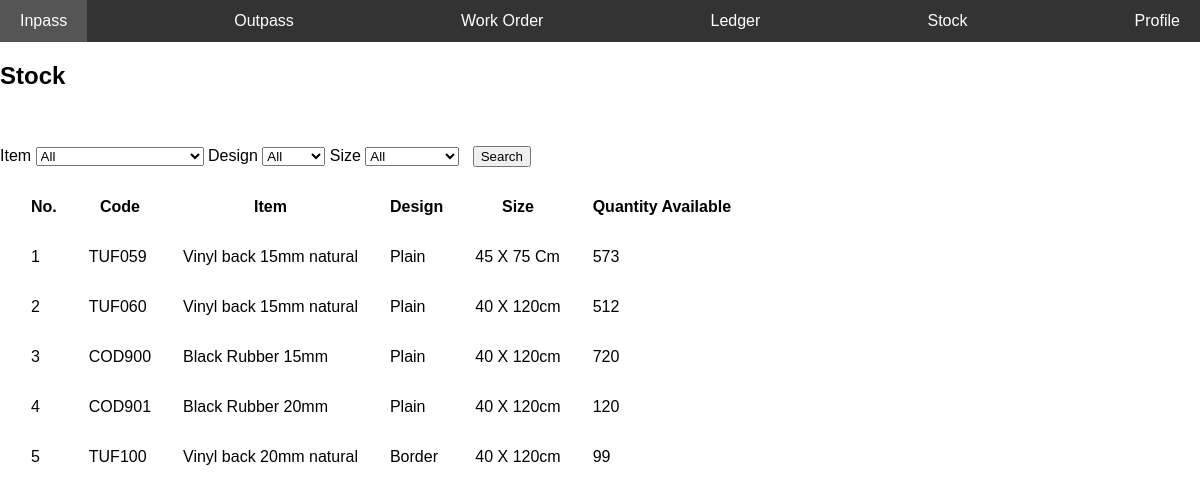
Before: /stock.php with the older database file.
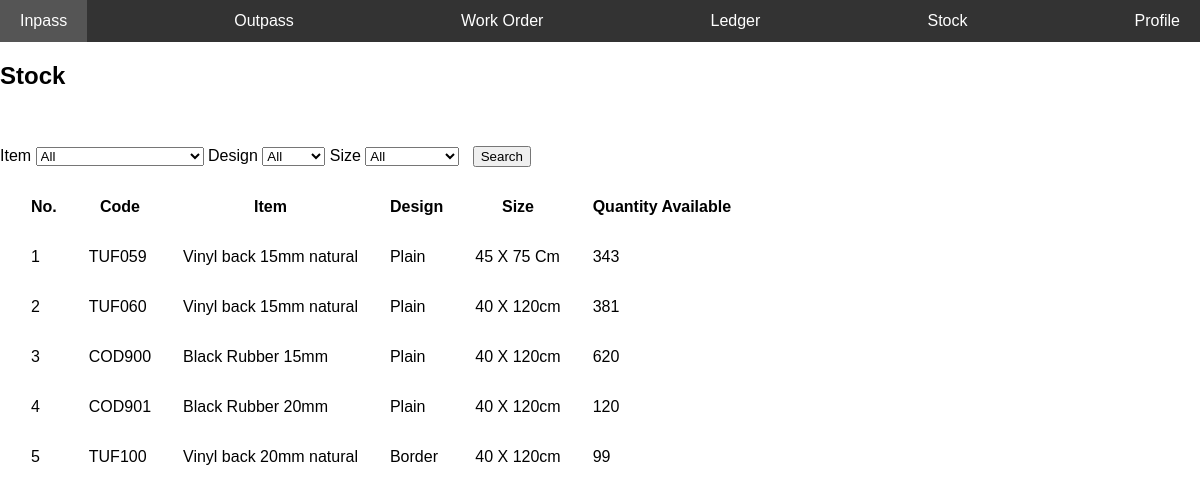
After: the same page with the newer database file.
### tables this page shows
CREATE TABLE IF NOT EXISTS `stock` (
  `index` int NOT NULL AUTO_INCREMENT,
  `grade` varchar(25) NOT NULL,
  `code` varchar(25) NOT NULL,
  `item` varchar(50) NOT NULL,
  `design` varchar(50) NOT NULL,
  `size` varchar(25) NOT NULL,
  `qty` int NOT NULL,
  `default` int NOT NULL DEFAULT '1',
  PRIMARY KEY (`index`)
);

### stock.php (the view, shortened to what this page needs)
<?php
include 'conn.php';
include 'nav.php';
?>
<?php
$sql = "SELECT * from stock where 1=1";
$retval = mysqli_query($conn, $sql);
?>
<html>
<body>
<h2>Stock</h2>
    <br>
    <br>
    <form name="filter" method="post">
        <label>Item</label>
        <select name='item'>
            <option selected>All</option>
        </select>
        <label>Design</label>
        <select name='design'>
            <option selected>All</option>
        </select>
        <label>Size</label>
        <select name='size'>
            <option selected>All</option>
        </select> &nbsp;
        <input type="submit" name="filter" value="Search">
    </form>
    <table style="border-spacing:30px;">
        <thead>
            <th>
                No.
            </th>
            <th>
                Code
            </th>
            <th>
                Item
            </th>
            <th>
                Design
            </th>
            <th>
                Size
            </th>
            <th>
                Quantity Available
            </th>
        </thead>
        <tbody>
            <?php
            $i = 1;
            while ($row = mysqli_fetch_assoc($retval)) {
                echo "
                <tr>
                <td>
                    $i
                </td>
                <td>
                    {$row['code']}
                </td>
                <td>
                    {$row['item']}
                </td>
                <td>
                    {$row['design']}
                </td>
                <td>
                    {$row['size']}
                </td>
                <td>
                    {$row['qty']}
                </td>
                </tr>";
                $i = $i + 1;
            }
            ?>
        </tbody>
    </table>
</body>
</html>

### nav.php (shortened to what this page needs)
<!DOCTYPE html>
<html>
<head>
</head>
<body>
    <div id="nav">
        <ul id="navul">
            <li id="navli"><a href="inpass.php">Inpass</a></li>
            <li id="navli"><a href="outpass.php">Outpass</a></li>
            <li id="navli"><a href="workorder.php">Work Order</a></li>
            <li id="navli"><a href="ledger.php?f=0">Ledger</a></li>
            <li id="navli"><a href="stock.php?f=0">Stock</a></li>
            <li id="navli"><a href="profile.php">Profile</a></li>
        </ul>
    </div>
</body>
</html>

### nav.php (style rules this page uses)
body { margin: 0; padding: 0; font-family: Arial, sans-serif; }
#nav { background-color: #333; }
#navul { list-style-type: none; margin: 0; padding: 0; display: flex; justify-content: space-between; align-items: center; }
#navli { margin: 0; }
#navli a { display: block; text-decoration: none; padding: 12px 20px; color: #fff; font-size: 16px; transition: background-color 0.3s; }

Changed rows visible on the page:
changed stock "TUF059": qty "573" → "343"
changed stock "TUF060": qty "512" → "381"
changed stock "COD900": qty "720" → "620"
